Frame 1 (no input): blank canvas, image omitted
Frame 60 (the mouse pressed at the canvas centre just before this capture): blank canvas, image omitted
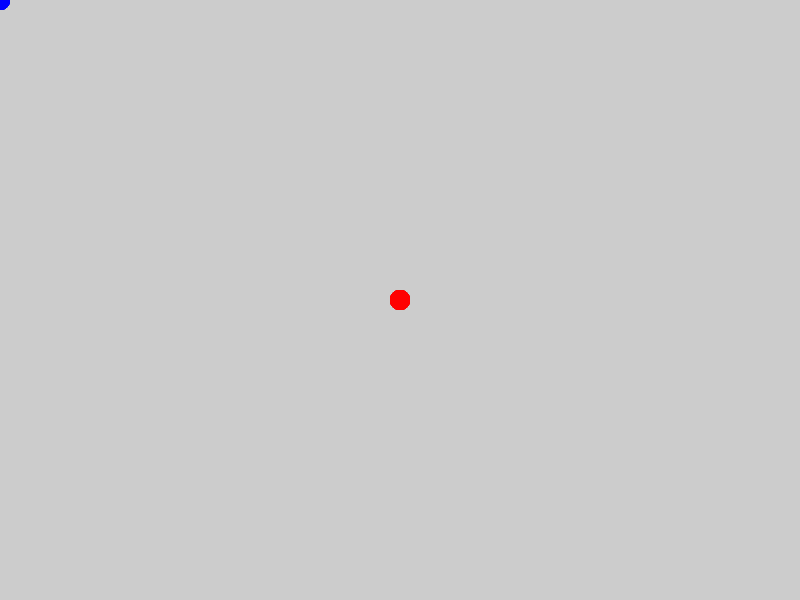
Frame 120 (the mouse held since frame 60 and released just before this capture)

The Processing sketch whose frames 1 and 60 were blank and that drew this single picture after the mouse press (run headless with seeded random() and noise(); from frame 60 on, the mouse is pressed at the canvas centre):

// Processing sketch: coloured_circles
// ── coloured_circles.pde
void setup() {
  size(800, 600);
}

void draw() {
  noStroke();
  if (mousePressed) {
    fill(255,0,0);
  } else {
    fill(0,0,255);
  }
  ellipse(mouseX, mouseY, 20, 20);
}
